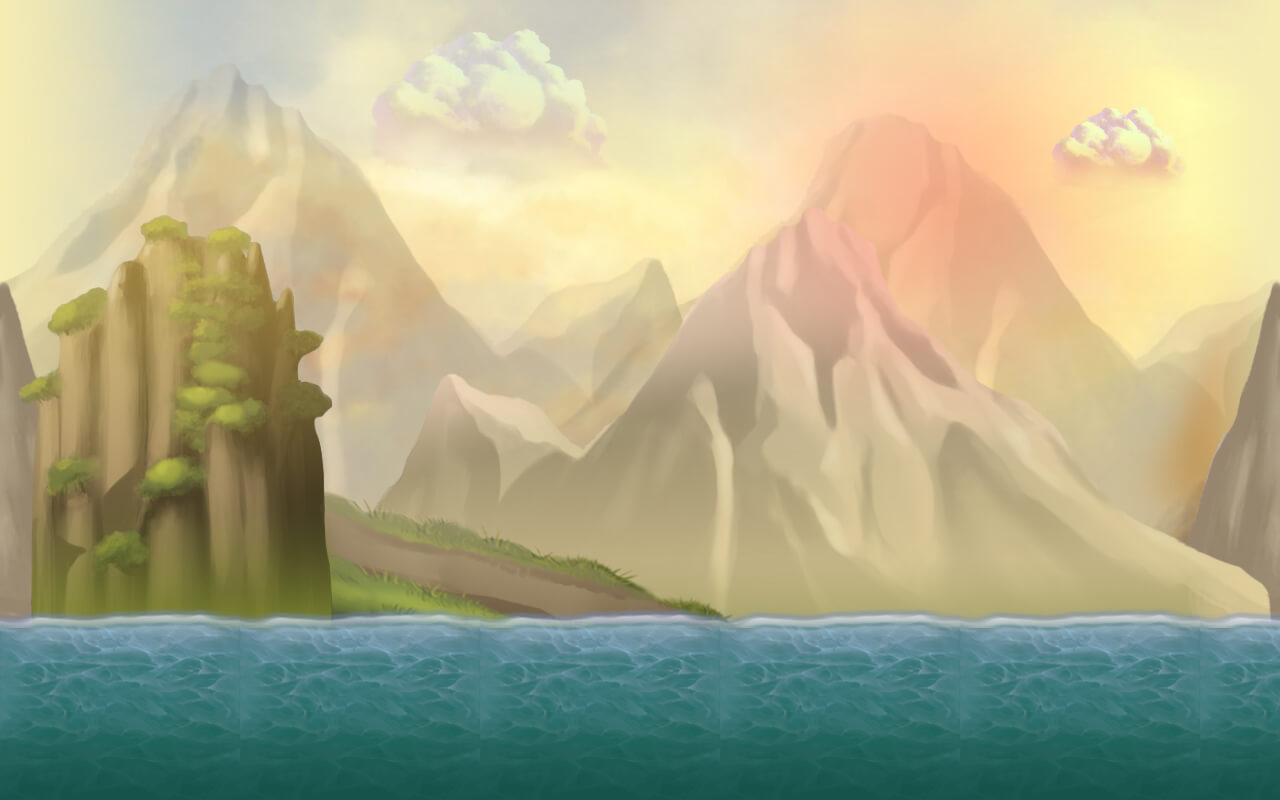

A 2D game scene composited from a Tiled map and its tileset images. What follows is a short description and the map's XML, with every tile layer's data as written:
An orthogonal 16x10 tile map with 80x80 px tiles, 2 tile layers (bg, river), 2 tilesets and 3 objects (1, 2, 3).

<map version="1.0" orientation="orthogonal" renderorder="right-down" width="16" height="10" tilewidth="80" tileheight="80" nextobjectid="13">
 <tileset firstgid="1" name="river" tilewidth="80" tileheight="80" tilecount="9" columns="3">
  <image source="Map/river.png" width="240" height="240" />
 </tileset>
 <tileset firstgid="10" name="bg" tilewidth="80" tileheight="80" tilecount="160" columns="16">
  <image source="Map/map1/bg.jpg" width="1280" height="800" />
 </tileset>
 <objectgroup name="mapBtn">
  <object id="6" name="1" x="319.455" y="400">
   <properties>
    <property name="haveBoss" type="int" value="0" />
    <property name="mapId" type="int" value="1" />
   </properties>
  </object>
  <object id="7" name="2" x="642.182" y="400">
   <properties>
    <property name="haveBoss" type="int" value="0" />
    <property name="mapId" type="int" value="2" />
   </properties>
  </object>
  <object id="8" name="3" x="958" y="402">
   <properties>
    <property name="haveBoss" type="int" value="1" />
    <property name="mapId" type="int" value="3" />
   </properties>
  </object>
 </objectgroup>
 <layer name="bg" width="16" height="10">
  <data encoding="csv">
10,11,12,13,14,15,16,17,18,19,20,21,22,23,24,25,
26,27,28,29,30,31,32,33,34,35,36,37,38,39,40,41,
42,43,44,45,46,47,48,49,50,51,52,53,54,55,56,57,
58,59,60,61,62,63,64,65,66,67,68,69,70,71,72,73,
74,75,76,77,78,79,80,81,82,83,84,85,86,87,88,89,
90,91,92,93,94,95,96,97,98,99,100,101,102,103,104,105,
106,107,108,109,110,111,112,113,114,115,116,117,118,119,120,121,
122,123,124,125,126,127,128,129,130,131,132,133,134,135,136,137,
138,139,140,141,142,143,144,145,146,147,148,149,150,151,152,153,
154,155,156,157,158,159,160,161,162,163,164,165,166,167,168,169
</data>
 </layer>
 <layer name="river" width="16" height="10">
  <data encoding="csv">
0,0,0,0,0,0,0,0,0,0,0,0,0,0,0,0,
0,0,0,0,0,0,0,0,0,0,0,0,0,0,0,0,
0,0,0,0,0,0,0,0,0,0,0,0,0,0,0,0,
0,0,0,0,0,0,0,0,0,0,0,0,0,0,0,0,
0,0,0,0,0,0,0,0,0,0,0,0,0,0,0,0,
0,0,0,0,0,0,0,0,0,0,0,0,0,0,0,0,
0,0,0,0,0,0,0,0,0,0,0,0,0,0,0,0,
1,2,3,1,2,3,1,2,3,1,2,3,1,2,3,1,
4,5,6,4,5,6,4,5,6,4,5,6,4,5,6,4,
7,8,9,7,8,9,7,8,9,7,8,9,7,8,9,7
</data>
 </layer>
</map>
